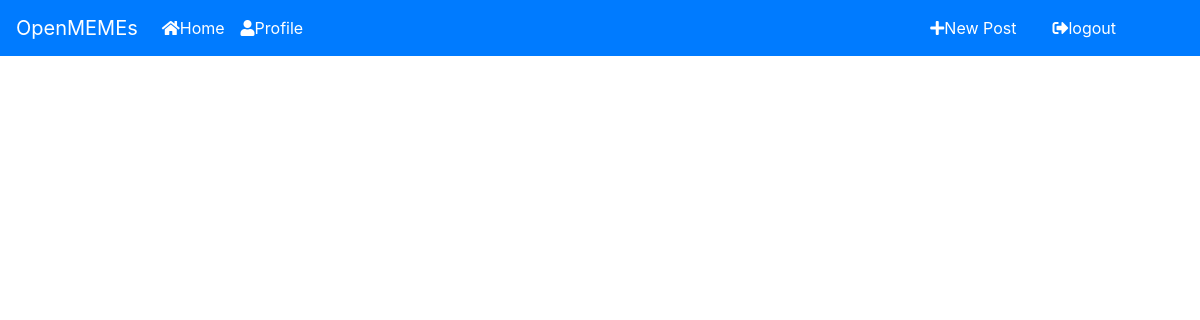
Page /home on the earlier database version.
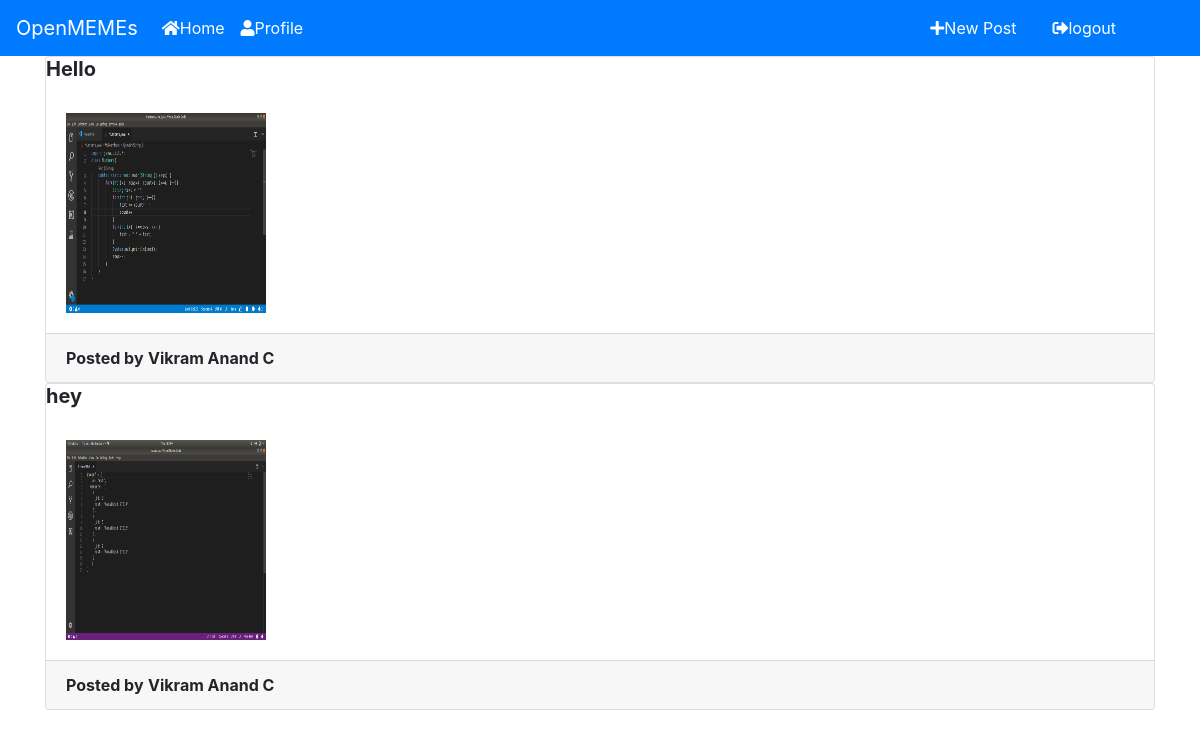
Same page on the later database version.
### tables this page shows
CREATE TABLE posts (
        id INTEGER PRIMARY KEY,
        user_id INTEGER NOT NULL,
        post TEXT,
        post_image TEXT
    );

CREATE TABLE users (  
                id INTEGER PRIMARY KEY,  
                name TEXT,  
                email TEXT,
                password TEXT);

### main.py (the view)
@app.route("/home")
def home():
    rows = db.get_posts(posts=20)
    return render_template("home.html", rows=rows)

### db.py (called while the page is built)
def get_posts(posts=10):
    with sqlite3.connect(DB_FILE) as con:
        cur = con.cursor()
        cur.execute("select post,post_image,name FROM posts INNER JOIN users on posts.user_id=users.id ORDER BY posts.id DESC LIMIT ?", (posts,))
        return cur.fetchall()

### templates/home.html (shortened to what this page needs)
<!DOCTYPE html>
<html lang="en">
<head>
    <link rel="stylesheet" href="https://stackpath.bootstrapcdn.com/bootstrap/4.3.1/css/bootstrap.min.css">
    <link rel="stylesheet" href="https://use.fontawesome.com/releases/v5.8.2/css/all.css">
</head>
<body>
    <nav class="navbar navbar-expand-lg navbar-dark bg-primary">
        <a class="navbar-brand" href="{{url_for('home')}}">OpenMEMEs</a>
        <div class="collapse navbar-collapse" id="navbarNavAltMarkup">
            <div class="navbar-nav">
                <a class="nav-item nav-link active" href="{{url_for('home')}}"><i class="fas fa-home"></i>Home <span class="sr-only">(current)</span></a>
            </div>
            <div class="navbar-nav">
                <a class="nav-item nav-link active" href="{{url_for('userProfile')}}"><i class="fas fa-user"></i>Profile <span class="sr-only">(current)</span></a>
            </div>
            <div class="navbar-nav  ml-auto" style="margin-right: 60px;" >
                <a class="nav-item nav-link active" href="{{url_for('newPost')}}" style="margin-right: 20px;"><i class="fas fa-plus"></i>New Post <span class="sr-only">(current)</span></a>
                <a class="nav-item nav-link active" style="text-align: left" href="#" onclick="signOut()"><i class="fas fa-sign-out-alt"></i>logout<span class="sr-only">(current)</span></a>
            </div>
        </div>
    </nav>
    {% for row in rows %}
    <div class="container">
        <div class="card card-info">
            <div class="card-success">
                <h5 class="card-title">
                    <strong>
                        {{row[0]}}
                    </strong>
                </h5>
            </div>
            <div class="card-body">
                <img
                height="200px"
                width="200px"
                src="/uploads/{{row[1]}}"
                alt="Image" >
            </div>
            <div class="card-footer">
                <strong>Posted by</strong>
                <strong>{{row[2]}}</strong>
            </div>
        </div>
    </div>
    {% endfor %}
</body>
</html>

Differences in the rows shown:
added posts: post "Hello", post_image (picture), name "Vikram Anand C"
added posts: post "hey", post_image (picture), name "Vikram Anand C"
